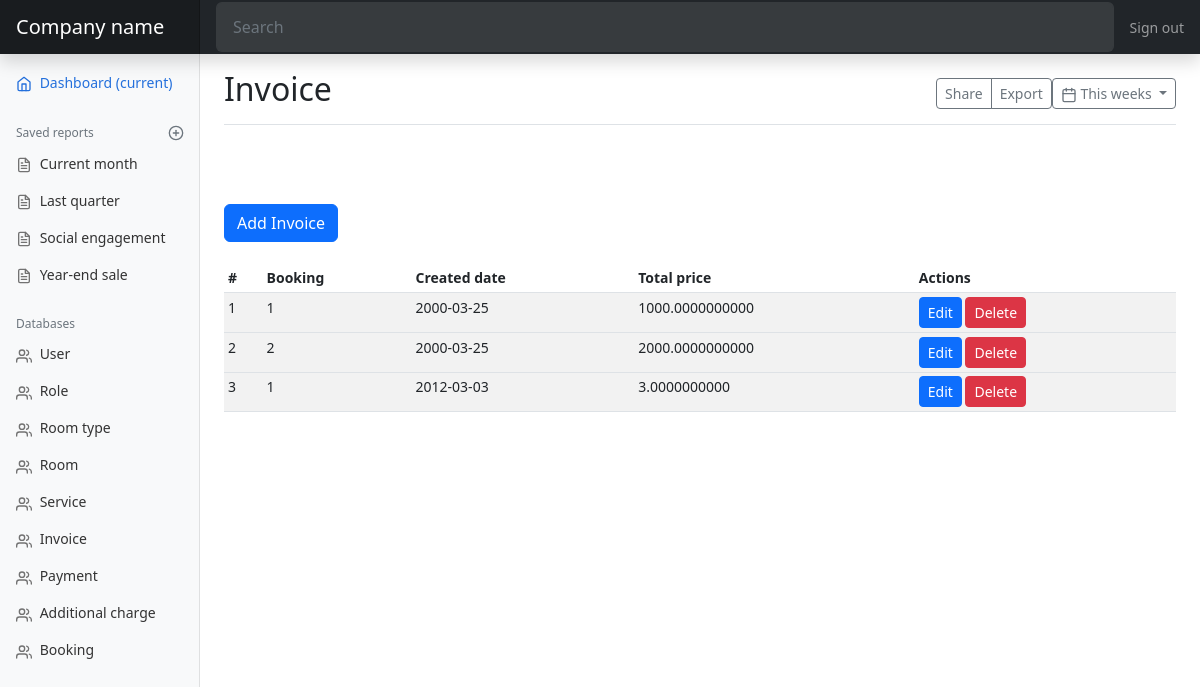
The page /invoice on the database as committed earlier.
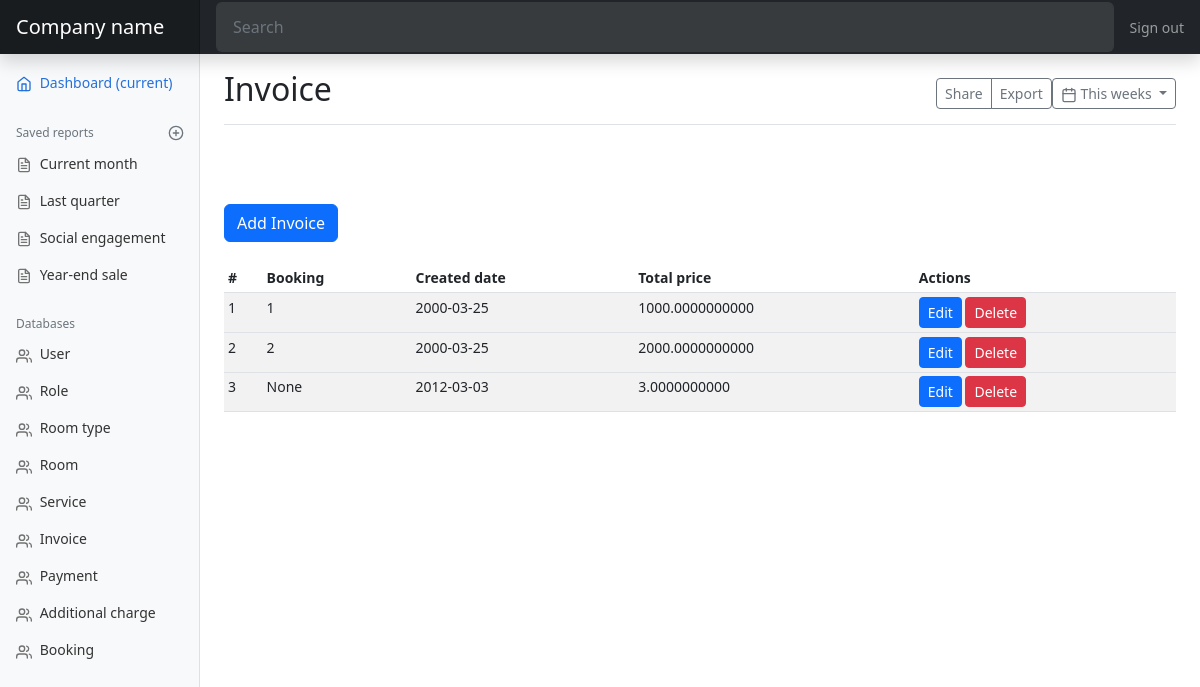
The same page on the database as committed later.
### models.py (models this page shows, shortened)
class Invoice(db.Model):
    id = db.Column(db.Integer, primary_key=True)
    booking_id = db.Column(db.Integer, db.ForeignKey('booking.id'))
    booking = db.relationship('Booking', backref=db.backref('invoice', lazy=True))
    created_date = db.Column(db.Date)
    total_price = db.Column(db.DECIMAL)

class Booking(db.Model):
    id = db.Column(db.Integer, primary_key=True)
    customer_first_name = db.Column(db.String(50))
    customer_last_name = db.Column(db.String(50))
    age = db.Column(db.Integer)
    sex = db.Column(db.Enum(Sex))
    email = db.Column(db.String(50))
    phone = db.Column(db.String(50))
    is_regioner = db.Column(db.Boolean)
    created_date = db.Column(db.Date)
    checkin_date = db.Column(db.Date)
    checkout_date = db.Column(db.Date)
    total_price = db.Column(db.Float)
    user_id = db.Column(db.Integer, db.ForeignKey('user.id'))
    user = db.relationship('User', backref=db.backref('booking', lazy=True))
    room_id = db.Column(db.Integer, db.ForeignKey('room.id'))
    room = db.relationship('Room', backref=db.backref('booking', lazy=True))
    customer_id = db.Column(db.Integer, db.ForeignKey('customer.id'))
    customer = db.relationship('Customer', backref=db.backref('booking', lazy=True))
    status = db.Column(db.Enum(BookingStatus))
    def __str__(self) -> str:
        return str(self.id)

### views.py (the view)
@app.route('/invoice')
def invoice_page():
    invoices = models.Invoice.query.all()
    return render_template('mdInvoice.html', invoices=invoices)

### templates/mdInvoice.html
{% extends 'index.html' %}
{% block title %}Invoice{% endblock %}
{% block content %}
<a href="{{ url_for('add_invoice') }}" class="btn btn-primary" tabindex="-1" role="button">Add Invoice</a>
<br/>
<br/>
<div class="table-responsive">
  <table class="table table-striped table-sm">
    <thead>
      <tr>
        <th>#</th>
        <th>Booking</th>
        <th>Created date</th>
        <th>Total price</th>
        <th>Actions</th>
      </tr>
    </thead>
    <tbody>
      {% for invoice in invoices %}
      <tr>
        <td>{{ invoice.id }}</td>
        <td>{{ invoice.booking }}</td>
        <td>{{ invoice.created_date }}</td>
        <td>{{ invoice.total_price }}</td>
        <td>
          <a href="{{ url_for('edit_invoice', invoice_id=invoice.id) }}" class="btn btn-primary btn-sm">Edit</a>
          <a href="{{ url_for('delete_invoice', invoice_id=invoice.id) }}" class="btn btn-danger btn-sm">Delete</a>
        </td>
      <tr>
        {% endfor %}
    </tbody>
  </table>
</div>
{% endblock %}

### templates/index.html (shortened to what this page needs)
<!DOCTYPE html>
<html lang="en">
<head>
    <link rel="stylesheet" href="{{ url_for('static', filename='assets/dist/css/bootstrap.min.css') }}" />
    <link href="{{ url_for('static', filename='dashboard.css') }}" rel="stylesheet" />
</head>
<body>
    <nav class="navbar navbar-dark sticky-top bg-dark flex-md-nowrap p-0 shadow">
        {% if current_user.is_authenticated %}
        <a class="navbar-brand col-md-3 col-lg-2 mr-0 px-3" href="#">Welcome, {{ current_user.username }}</a>
        {% else %}
        <a class="navbar-brand col-md-3 col-lg-2 mr-0 px-3" href="#">Company name</a>
        {% endif %}
        <input class="form-control form-control-dark w-100" type="text" placeholder="Search" aria-label="Search" />
        <ul class="navbar-nav px-3">
            <li class="nav-item text-nowrap">
                <a class="nav-link" href="{{ url_for('logout') }}">Sign out</a>
            </li>
        </ul>
    </nav>
    <div class="container-fluid">
        <div class="row">
            <nav id="sidebarMenu" class="col-md-3 col-lg-2 d-md-block bg-light sidebar collapse">
                <div class="sidebar-sticky pt-3">
                    <ul class="nav flex-column mb-2">
                        <li class="nav-item">
                            <a class="nav-link active" href="{{ url_for('index') }}">
                                <span data-feather="home"></span>
                                Dashboard <span class="sr-only">(current)</span>
                            </a>
                        </li>
                    </ul>
                    <h6
                        class="sidebar-heading d-flex justify-content-between align-items-center px-3 mt-4 mb-1 text-muted">
                        <span>Saved reports</span>
                        <a class="d-flex align-items-center text-muted" href="#" aria-label="Add a new report"><span
                                data-feather="plus-circle"></span></a>
                    </h6>
                    <ul class="nav flex-column mb-2">
                        <li class="nav-item">
                            <a class="nav-link" href="#">
                                <span data-feather="file-text"></span>
                                Current month
                            </a>
                        </li>
                        <li class="nav-item">
                            <a class="nav-link" href="#">
                                <span data-feather="file-text"></span>
                                Last quarter
                            </a>
                        </li>
                        <li class="nav-item">
                            <a class="nav-link" href="#">
                                <span data-feather="file-text"></span>
                                Social engagement
                            </a>
                        </li>
                        <li class="nav-item">
                            <a class="nav-link" href="#">
                                <span data-feather="file-text"></span>
                                Year-end sale
                            </a>
                        </li>
                    </ul>
                    <h6
                        class="sidebar-heading d-flex justify-content-between align-items-center px-3 mt-4 mb-1 text-muted">
                        <span>Databases</span>
                    </h6>
                    <ul class="nav flex-column">
                        <li class="nav-item">
                            <a class="nav-link" href="{{ url_for('user_page') }}">
                                <span data-feather="users"></span>
                                User
                            </a>
                        </li>
                        <li class="nav-item">
                            <a class="nav-link" href="{{ url_for('role_page') }}">
                                <span data-feather="users"></span>
                                Role
                            </a>
                        </li>
                        <li class="nav-item">
                            <a class="nav-link" href="{{ url_for('room_type_page') }}">
                                <span data-feather="users"></span>
                                Room type
                            </a>
                        </li>
                        <li class="nav-item">
                            <a class="nav-link" href="{{ url_for('room_page') }}">
                                <span data-feather="users"></span>
                                Room
                            </a>
                        </li>
                        <li class="nav-item">
                            <a class="nav-link" href="{{ url_for('service_page') }}">
                                <span data-feather="users"></span>
                                Service
                            </a>
                        </li>
                        <li class="nav-item">
                            <a class="nav-link" href="{{ url_for('invoice_page') }}">
                                <span data-feather="users"></span>
                                Invoice
                            </a>
                        </li>
                        <li class="nav-item">
                            <a class="nav-link" href="{{ url_for('payment_page') }}">
                                <span data-feather="users"></span>
                                Payment
                            </a>
                        </li>
                        <li class="nav-item">
                            <a class="nav-link" href="{{ url_for('additional_charge_page') }}">
                                <span data-feather="users"></span>
                                Additional charge
                            </a>
                        </li>
                        <li class="nav-item">
                            <a class="nav-link" href="{{ url_for('booking_page') }}">
                                <span data-feather="users"></span>
                                Booking
                            </a>
                        </li>
                    </ul>
                </div>
            </nav>
            <main class="col-md-9 ms-sm-auto col-lg-10 px-md-4">
                <div
                    class="d-flex justify-content-between flex-wrap flex-md-nowrap align-items-center pt-3 pb-2 mb-3 border-bottom">
                    <h1 class="h2">{% block title %}Dashboard Home Page{% endblock %}</h1>
                    <div class="btn-toolbar mb-2 mb-md-0">
                        <div class="btn-group mr-2">
                            <button type="button" class="btn btn-sm btn-outline-secondary">Share</button>
                            <button type="button" class="btn btn-sm btn-outline-secondary">Export</button>
                        </div>
                        <button type="button" class="btn btn-sm btn-outline-secondary dropdown-toggle">
                            <span data-feather="calendar"></span>
                            This weeks
                        </button>
                    </div>
                </div>
                <br /><br /><br />
                {% block content %}
                {% endblock %}
            </main>
        </div>
    </div>
</body>
</html>

### static/dashboard.css (style rules this page uses)
body { font-size: .875rem; }
.feather { width: 16px; height: 16px; }
.sidebar { position: fixed; top: 0; bottom: 0; left: 0; z-index: 100; padding: 48px 0 0; box-shadow: inset -1px 0 0 rgba(0, 0, 0, .1); }
.sidebar-sticky { height: calc(100vh - 48px); overflow-x: hidden; overflow-y: auto; }
.sidebar .nav-link { font-weight: 500; color: #333; }
.sidebar .nav-link .feather { margin-right: 4px; color: #727272; }
.sidebar .nav-link.active { color: #2470dc; }
.sidebar .nav-link:hover .feather, .sidebar .nav-link.active .feather { color: inherit; }
.sidebar-heading { font-size: .75rem; }
.navbar-brand { padding-top: .75rem; padding-bottom: .75rem; background-color: rgba(0, 0, 0, .25); box-shadow: inset -1px 0 0 rgba(0, 0, 0, .25); }
.navbar .form-control { padding: .75rem 1rem; }
.form-control-dark { color: #fff; background-color: rgba(255, 255, 255, .1); border-color: rgba(255, 255, 255, .1); }

Rows that differ between the two databases and show on the page:
changed Invoice id 3: booking "1" → "None"
